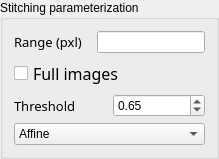
         <widget class="QGroupBox" name="groupBox_3">
          <property name="title">
           <string>Stitching parameterization</string>
          </property>
          <layout class="QVBoxLayout" name="verticalLayout_12">
           <item>
            <layout class="QHBoxLayout" name="horizontalLayout">
             <item>
              <widget class="QLabel" name="Search_label">
               <property name="sizePolicy">
                <sizepolicy hsizetype="Fixed" vsizetype="Preferred">
                 <horstretch>0</horstretch>
                 <verstretch>0</verstretch>
                </sizepolicy>
               </property>
               <property name="minimumSize">
                <size>
                 <width>77</width>
                 <height>0</height>
                </size>
               </property>
               <property name="maximumSize">
                <size>
                 <width>117</width>
                 <height>16777215</height>
                </size>
               </property>
               <property name="font">
                <font>
                 <family>Noto Sans Cond</family>
                 <pointsize>10</pointsize>
                 <weight>50</weight>
                 <italic>false</italic>
                 <bold>false</bold>
                </font>
               </property>
               <property name="styleSheet">
                <string notr="true">font: 10pt &quot;Noto Sans Cond&quot;;</string>
               </property>
               <property name="text">
                <string>Range (pxl)</string>
               </property>
               <property name="alignment">
                <set>Qt::AlignLeading|Qt::AlignLeft|Qt::AlignVCenter</set>
               </property>
              </widget>
             </item>
             <item>
              <widget class="QLineEdit" name="Range_Edit">
               <property name="sizePolicy">
                <sizepolicy hsizetype="Preferred" vsizetype="Fixed">
                 <horstretch>0</horstretch>
                 <verstretch>0</verstretch>
                </sizepolicy>
               </property>
               <property name="maximumSize">
                <size>
                 <width>16777215</width>
                 <height>16777215</height>
                </size>
               </property>
               <property name="toolTip">
                <string>&lt;html&gt;&lt;head/&gt;&lt;body&gt;&lt;p&gt;&lt;span style=&quot; font-size:11pt;&quot;&gt;Give the length (pxl) of search in each image.&lt;/span&gt;&lt;/p&gt;&lt;/body&gt;&lt;/html&gt;</string>
               </property>
              </widget>
             </item>
            </layout>
           </item>
           <item>
            <widget class="QCheckBox" name="full_range">
             <property name="sizePolicy">
              <sizepolicy hsizetype="Preferred" vsizetype="Fixed">
               <horstretch>0</horstretch>
               <verstretch>0</verstretch>
              </sizepolicy>
             </property>
             <property name="minimumSize">
              <size>
               <width>0</width>
               <height>0</height>
              </size>
             </property>
             <property name="font">
              <font>
               <family>Noto Sans Cond</family>
               <pointsize>12</pointsize>
               <weight>50</weight>
               <italic>false</italic>
               <bold>false</bold>
              </font>
             </property>
             <property name="toolTip">
              <string>&lt;html&gt;&lt;head/&gt;&lt;body&gt;&lt;p&gt;&lt;span style=&quot; font-size:11pt;&quot;&gt;Check the box if the range of search is the entire image.&lt;/span&gt;&lt;/p&gt;&lt;/body&gt;&lt;/html&gt;</string>
             </property>
             <property name="styleSheet">
              <string notr="true"/>
             </property>
             <property name="text">
              <string>Full images</string>
             </property>
            </widget>
           </item>
           <item>
            <layout class="QHBoxLayout" name="horizontalLayout_5">
             <item>
              <widget class="QLabel" name="Threshold_label">
               <property name="sizePolicy">
                <sizepolicy hsizetype="Fixed" vsizetype="Preferred">
                 <horstretch>0</horstretch>
                 <verstretch>0</verstretch>
                </sizepolicy>
               </property>
               <property name="minimumSize">
                <size>
                 <width>77</width>
                 <height>0</height>
                </size>
               </property>
               <property name="maximumSize">
                <size>
                 <width>117</width>
                 <height>16777215</height>
                </size>
               </property>
               <property name="font">
                <font>
                 <family>Noto Sans Cond</family>
                 <pointsize>10</pointsize>
                 <weight>50</weight>
                 <italic>false</italic>
                 <bold>false</bold>
                </font>
               </property>
               <property name="styleSheet">
                <string notr="true">font: 10pt &quot;Noto Sans Cond&quot;;</string>
               </property>
               <property name="text">
                <string>Threshold</string>
               </property>
               <property name="alignment">
                <set>Qt::AlignLeading|Qt::AlignLeft|Qt::AlignVCenter</set>
               </property>
              </widget>
             </item>
             <item>
              <widget class="QDoubleSpinBox" name="Tresh_spinBox">
               <property name="sizePolicy">
                <sizepolicy hsizetype="Preferred" vsizetype="Preferred">
                 <horstretch>0</horstretch>
                 <verstretch>0</verstretch>
                </sizepolicy>
               </property>
               <property name="minimumSize">
                <size>
                 <width>0</width>
                 <height>0</height>
                </size>
               </property>
               <property name="maximumSize">
                <size>
                 <width>16777215</width>
                 <height>16777215</height>
                </size>
               </property>
               <property name="toolTip">
                <string>&lt;html&gt;&lt;head/&gt;&lt;body&gt;&lt;p&gt;&lt;span style=&quot; font-size:11pt;&quot;&gt;Threshold for best matching selection.&lt;/span&gt;&lt;/p&gt;&lt;/body&gt;&lt;/html&gt;</string>
               </property>
               <property name="decimals">
                <number>2</number>
               </property>
               <property name="maximum">
                <double>1.000000000000000</double>
               </property>
               <property name="singleStep">
                <double>0.050000000000000</double>
               </property>
               <property name="value">
                <double>0.650000000000000</double>
               </property>
              </widget>
             </item>
            </layout>
           </item>
           <item>
            <widget class="QComboBox" name="Transfo_box">
             <property name="toolTip">
              <string>&lt;html&gt;&lt;head/&gt;&lt;body&gt;&lt;p&gt;&lt;span style=&quot; font-size:11pt;&quot;&gt;Transformation matrix that must be used to perform the stitching&lt;/span&gt;&lt;/p&gt;&lt;/body&gt;&lt;/html&gt;</string>
             </property>
             <property name="currentIndex">
              <number>1</number>
             </property>
             <item>
              <property name="text">
               <string>Translation</string>
              </property>
             </item>
             <item>
              <property name="text">
               <string>Affine</string>
              </property>
             </item>
             <item>
              <property name="text">
               <string>Homography</string>
              </property>
             </item>
            </widget>
           </item>
          </layout>
         </widget>
